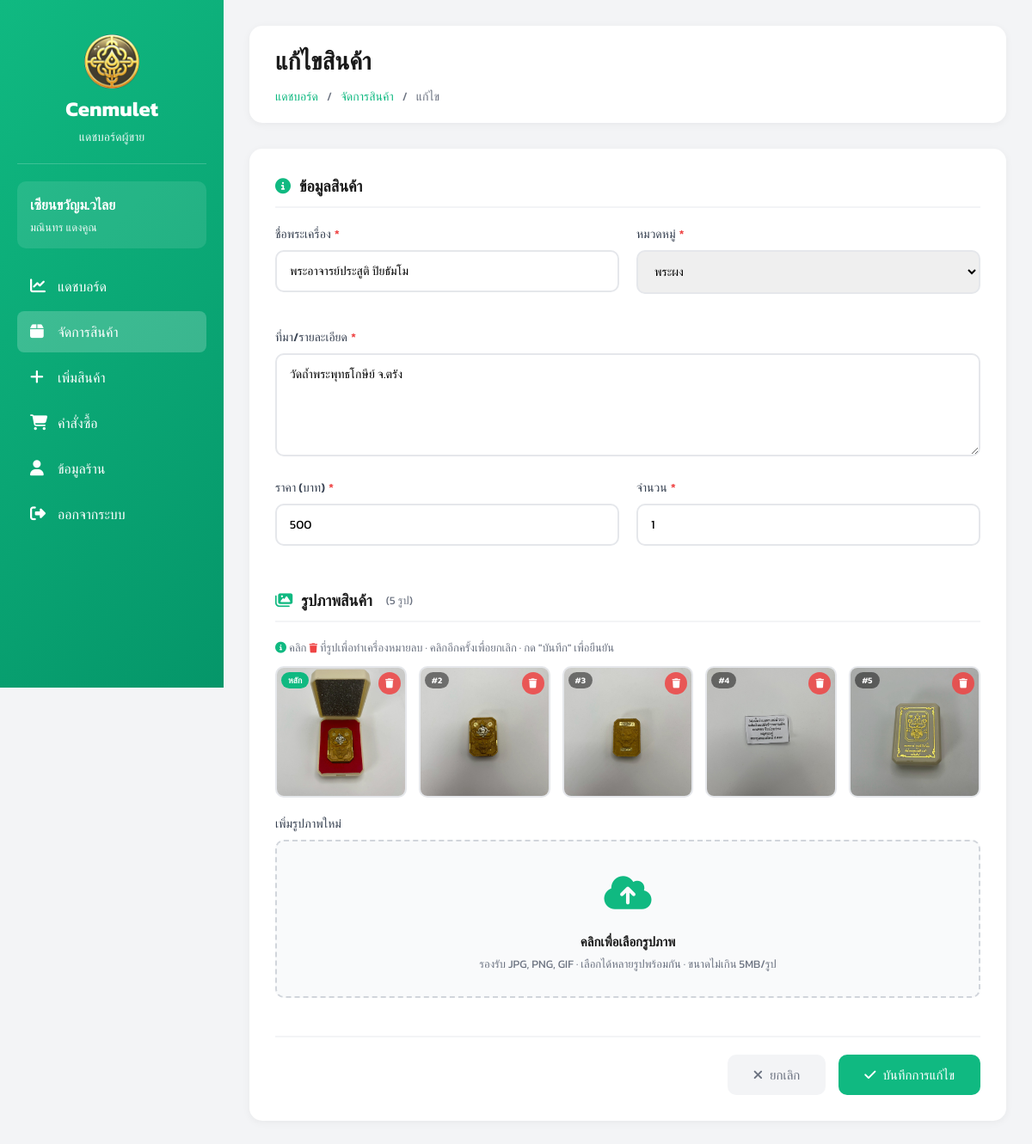
Before: /views/seller/edit_product.php?id=18 (signed in) with the older database file.
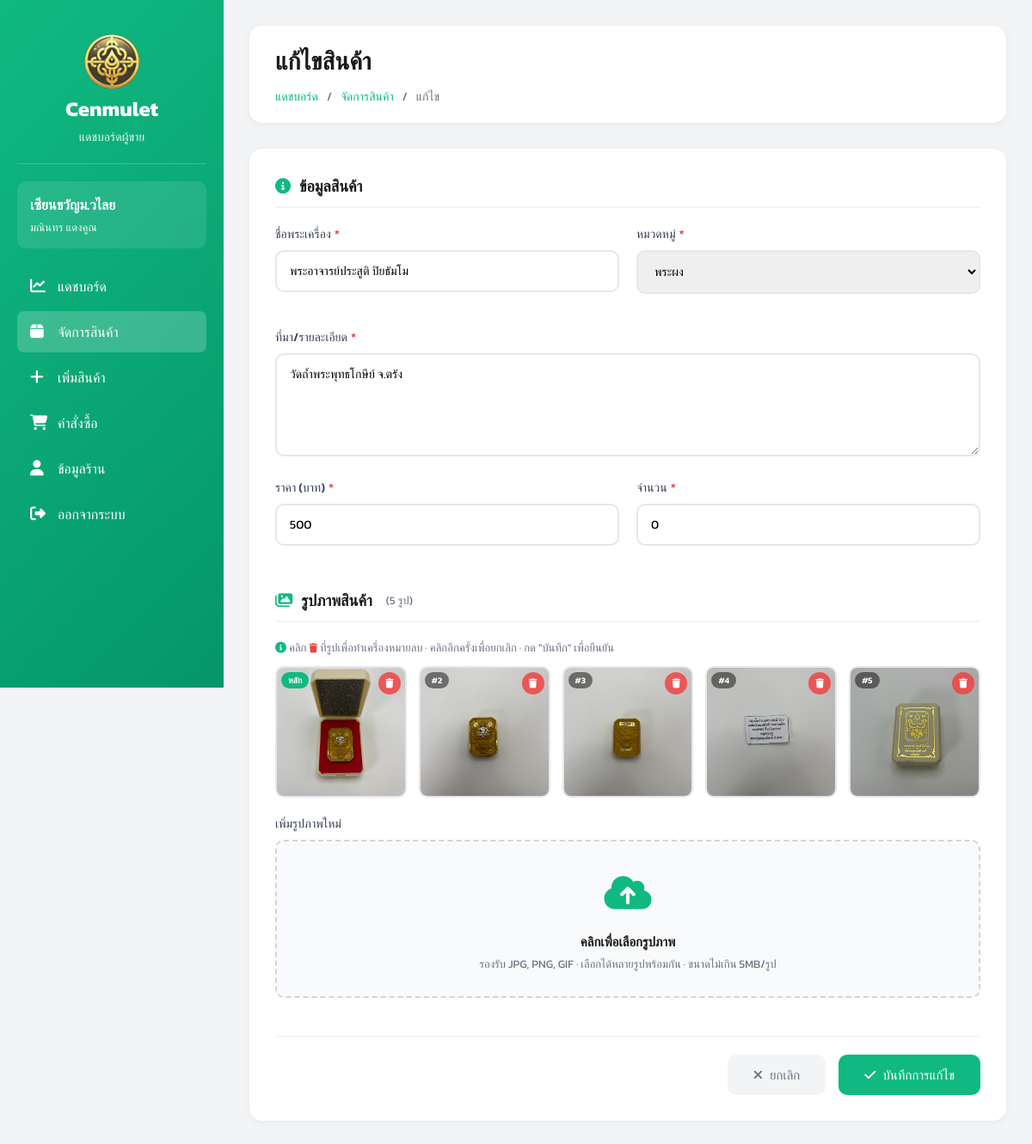
After: the same page with the newer database file.
### tables this page shows
CREATE TABLE amulets (
    id INTEGER PRIMARY KEY AUTOINCREMENT,
    amulet_name TEXT,
    source TEXT,
    quantity INTEGER,
    price REAL,
    image TEXT,
    sellerId INTEGER,
    categoryId INTEGER,
    FOREIGN KEY (sellerId) REFERENCES sellers(id),
    FOREIGN KEY (categoryId) REFERENCES categories(id)
);

CREATE TABLE categories (
    id INTEGER PRIMARY KEY AUTOINCREMENT,
    category_name TEXT
);

### views/seller/edit_product.php (the view, shortened to what the changed rows need)
<?php
require_once __DIR__ . "/../../config/db.php";
$seller_id  = $_SESSION['user_id'];
$product_id = $_GET['id'] ?? null;
try {
    $stmt = $db->prepare("SELECT * FROM amulets WHERE id = :id AND sellerId = :seller_id");
    $stmt->execute([':id' => $product_id, ':seller_id' => $seller_id]);
    $product = $stmt->fetch(PDO::FETCH_ASSOC);
} catch (PDOException $e) { die("Error: " . $e->getMessage()); }
try {
    $categories = $db->query("SELECT * FROM categories ORDER BY category_name ASC")->fetchAll(PDO::FETCH_ASSOC);
} catch (PDOException $e) { die("Error: " . $e->getMessage()); }
try {
    $stmt = $db->prepare("SELECT * FROM amulet_images WHERE amulet_id = :id ORDER BY sort_order ASC");
    $stmt->execute([':id' => $product_id]);
    $existing_images = $stmt->fetchAll(PDO::FETCH_ASSOC);
} catch (PDOException $e) { $existing_images = []; }
?>
<!DOCTYPE html>
<html lang="th">
<head>
    <link rel="stylesheet" href="https://cdnjs.cloudflare.com/ajax/libs/font-awesome/6.5.1/css/all.min.css">
</head>
<body>
<div class="dashboard-container">
    <aside class="sidebar">
        <div class="sidebar-header">
            <h2>Cenmulet</h2>
        </div>
    </aside>
    <main class="main-content">
        <div class="top-bar">
            <h1>แก้ไขสินค้า</h1>
        </div>
        <div class="form-container">
            <form action="/seller/edit_product_process.php" method="POST" enctype="multipart/form-data" id="editForm">
                <div class="form-section">
                    <h2 class="section-title">
                        <i class="fa-solid fa-info-circle"></i> ข้อมูลสินค้า
                    </h2>
                    <div class="form-row">
                        <div class="form-group">
                            <label for="amulet_name">ชื่อพระเครื่อง<span class="required">*</span></label>
                            <input type="text" id="amulet_name" name="amulet_name"
                                   value="<?php echo htmlspecialchars($product['amulet_name']); ?>" required>
                        </div>
                        <div class="form-group">
                            <label for="categoryId">หมวดหมู่<span class="required">*</span></label>
                            <select id="categoryId" name="categoryId" required>
                                <?php foreach ($categories as $cat): ?>
                                <option value="<?php echo $cat['id']; ?>"
                                    <?php echo ($cat['id'] == $product['categoryId']) ? 'selected' : ''; ?>>
                                    <?php echo htmlspecialchars($cat['category_name']); ?>
                                </option>
                                <?php endforeach; ?>
                            </select>
                        </div>
                    </div>
                    <div class="form-group full-width">
                        <label for="source">ที่มา/รายละเอียด<span class="required">*</span></label>
                        <textarea id="source" name="source" required><?php echo htmlspecialchars($product['source']); ?></textarea>
                    </div>
                    <div class="form-row">
                        <div class="form-group">
                            <label for="price">ราคา (บาท)<span class="required">*</span></label>
                            <input type="number" id="price" name="price"
                                   value="<?php echo $product['price']; ?>" step="0.01" min="0" required>
                        </div>
                        <div class="form-group">
                            <label for="quantity">จำนวน<span class="required">*</span></label>
                            <input type="number" id="quantity" name="quantity"
                                   value="<?php echo $product['quantity']; ?>" min="0" required>
                        </div>
                    </div>
                </div>
                <div class="form-section">
                    <h2 class="section-title">
                        <i class="fa-solid fa-images"></i>
                        รูปภาพสินค้า
                        <span style="font-size:13px;color:#6b7280;font-weight:400;margin-left:6px">
                            (<?php echo count($existing_images); ?> รูป)
                        </span>
                    </h2>
                </div>
            </form>
        </div>
    </main>
</div>
</body>
</html>

Changed rows visible on the page:
changed amulets "พระอาจารย์ประสูติ ปิยธัมโม": quantity "1" → "0"
